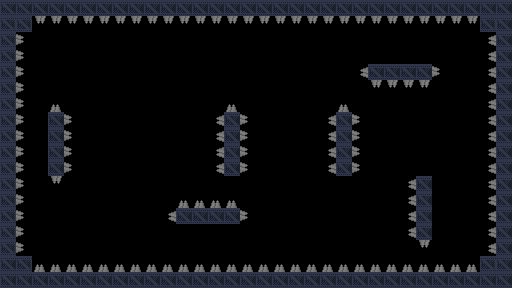

Tiled map render using the project's own tile images. Description and the whole map definition, tile-layer contents included, below:
An orthogonal 32x18 tile map with 16x16 px tiles, 2 tile layers (background, details), 2 tilesets and 10 objects (4x gravity, 3x movable, spawn, goal).

<map version="1.5" tiledversion="1.7.2" orientation="orthogonal" renderorder="right-down" width="32" height="18" tilewidth="16" tileheight="16" infinite="0" nextlayerid="4" nextobjectid="54">
 <properties>
  <property name="title" value="Die step by step" />
 </properties>
 <tileset firstgid="1" source="industrial.v2.tsx" />
 <tileset firstgid="1025" source="Dungeon Sprites.tsx" />
 <layer id="3" name="background" width="32" height="18">
  <data encoding="csv">
0,0,0,0,0,0,0,0,0,0,0,0,0,0,0,0,0,0,0,0,0,0,0,0,0,0,0,0,0,0,0,0,
0,0,0,0,0,0,0,0,0,0,0,0,0,0,0,0,0,0,0,0,0,0,0,0,0,0,0,0,0,0,0,0,
0,0,0,0,0,0,0,0,0,0,0,0,0,0,0,0,0,0,0,0,0,0,0,0,0,0,0,0,0,0,0,0,
0,0,0,0,0,0,0,0,0,0,0,0,0,0,0,0,0,0,0,0,0,0,0,0,0,0,0,0,0,0,0,0,
0,0,0,0,0,0,0,0,0,0,0,0,0,0,0,0,0,0,0,0,0,0,0,0,0,0,0,0,0,0,0,0,
0,0,0,0,0,0,0,0,0,0,0,0,0,0,0,0,0,0,0,0,0,0,0,0,0,0,0,0,0,0,0,0,
0,0,0,0,0,0,0,0,0,0,0,0,0,0,0,0,0,0,0,0,0,0,0,0,0,0,0,0,0,0,0,0,
0,0,0,0,0,0,0,0,0,0,0,0,0,0,0,0,0,0,0,0,0,0,0,0,0,0,0,0,0,0,0,0,
0,0,0,0,0,0,0,0,0,0,0,0,0,0,0,0,0,0,0,0,0,0,0,0,0,0,0,0,0,0,0,0,
0,0,0,0,0,0,0,0,0,0,0,0,0,0,0,0,0,0,0,0,0,0,0,0,0,0,0,0,0,0,0,0,
0,0,0,0,0,0,0,0,0,0,0,0,0,0,0,0,0,0,0,0,0,0,0,0,0,0,0,0,0,0,0,0,
0,0,0,0,0,0,0,0,0,0,0,0,0,0,0,0,0,0,0,0,0,0,0,0,0,0,0,0,0,0,0,0,
0,0,0,0,0,0,0,0,0,0,0,0,0,0,0,0,0,0,0,0,0,0,0,0,0,0,0,0,0,0,0,0,
0,0,0,0,0,0,0,0,0,0,0,0,0,0,0,0,0,0,0,0,0,0,0,0,0,0,0,0,0,0,0,0,
0,0,0,0,0,0,0,0,0,0,0,0,0,0,0,0,0,0,0,0,0,0,0,0,0,0,0,0,0,0,0,0,
0,0,0,0,0,0,0,0,0,0,0,0,0,0,0,0,0,0,0,0,0,0,0,0,0,0,0,0,0,0,0,0,
0,0,0,0,0,0,0,0,0,0,0,0,0,0,0,0,0,0,0,0,0,0,0,0,0,0,0,0,0,0,0,0,
0,0,0,0,0,0,0,0,0,0,0,0,0,0,0,0,0,0,0,0,0,0,0,0,0,0,0,0,0,0,0,0
</data>
 </layer>
 <layer id="1" name="details" width="32" height="18">
  <properties>
   <property name="physics" type="bool" value="true" />
  </properties>
  <data encoding="csv">
20,20,20,20,20,20,20,20,20,20,20,20,20,20,20,20,20,20,20,20,20,20,20,20,20,20,20,20,20,20,20,20,
54,54,3221226628,3221226628,3221226628,3221226628,3221226628,3221226628,3221226628,3221226628,3221226628,3221226628,3221226628,3221226628,3221226628,3221226628,3221226628,3221226628,3221226628,3221226628,3221226628,3221226628,3221226628,3221226628,3221226628,3221226628,3221226628,3221226628,3221226628,3221226628,54,20,
54,2684355716,0,0,0,0,0,0,0,0,0,0,0,0,0,0,0,0,0,0,0,0,0,0,0,0,0,0,0,0,1610613892,20,
54,2684355716,0,0,0,0,0,0,0,0,0,0,0,0,0,0,0,0,0,0,0,0,0,0,0,0,0,0,0,0,1610613892,20,
54,2684355716,0,0,0,0,0,0,0,0,0,0,0,0,0,0,0,0,0,0,0,0,1610613892,20,20,20,20,2684355716,0,0,1610613892,20,
54,2684355716,0,0,0,0,0,0,0,0,0,0,0,0,0,0,0,0,0,0,0,0,0,3221226628,3221226628,3221226628,3221226628,0,0,0,1610613892,20,
54,2684355716,0,1156,0,0,0,0,0,0,0,0,0,0,1156,0,0,0,0,0,0,1156,0,0,0,0,0,0,0,0,1610613892,20,
54,2684355716,0,20,2684355716,0,0,0,0,0,0,0,0,1610613892,20,2684355716,0,0,0,0,1610613892,20,2684355716,0,0,0,0,0,0,0,1610613892,20,
54,2684355716,0,20,2684355716,0,0,0,0,0,0,0,0,1610613892,20,2684355716,0,0,0,0,1610613892,20,2684355716,0,0,0,0,0,0,0,1610613892,20,
54,2684355716,0,20,2684355716,0,0,0,0,0,0,0,0,1610613892,20,2684355716,0,0,0,0,1610613892,20,2684355716,0,0,0,0,0,0,0,1610613892,20,
54,2684355716,0,20,2684355716,0,0,0,0,0,0,0,0,1610613892,20,2684355716,0,0,0,0,1610613892,20,2684355716,0,0,0,0,0,0,0,1610613892,20,
54,2684355716,0,3221226628,0,0,0,0,0,0,0,0,0,0,0,0,0,0,0,0,0,0,0,0,0,1610613892,20,0,0,0,1610613892,20,
54,2684355716,0,0,0,0,0,0,0,0,0,1156,1156,1156,1156,0,0,0,0,0,0,0,0,0,0,1610613892,20,0,0,0,1610613892,20,
54,2684355716,0,0,0,0,0,0,0,0,1610613892,20,20,20,20,2684355716,0,0,0,0,0,0,0,0,0,1610613892,20,0,0,0,1610613892,20,
54,2684355716,0,0,0,0,0,0,0,0,0,0,0,0,0,0,0,0,0,0,0,0,0,0,0,1610613892,20,0,0,0,1610613892,20,
54,2684355716,0,0,0,0,0,0,0,0,0,0,0,0,0,0,0,0,0,0,0,0,0,0,0,0,3221226628,0,0,0,1610613892,20,
20,54,1156,1156,1156,1156,1156,1156,1156,1156,1156,1156,1156,1156,1156,1156,1156,1156,1156,1156,1156,1156,1156,1156,1156,1156,1156,1156,1156,1156,54,20,
20,20,20,20,20,20,20,20,20,20,20,20,20,20,20,20,20,20,20,20,20,20,20,20,20,20,20,20,20,20,20,20
</data>
 </layer>
 <objectgroup id="2" name="objects">
  <object id="2" name="spawn" gid="513" x="96" y="152" width="16" height="16" />
  <object id="36" name="goal" gid="1158" x="416" y="136" width="16" height="16" />
  <object id="40" name="gravity" gid="526" x="252" y="152" width="16" height="16" />
  <object id="43" x="520" y="140" width="83" height="19">
   <text wrap="1" halign="center">16 tiles</text>
  </object>
  <object id="44" name="gravity" gid="526" x="200" y="248" width="16" height="16" />
  <object id="45" name="gravity" gid="526" x="392" y="56" width="16" height="16" />
  <object id="46" name="gravity" gid="526" x="444" y="224" width="16" height="16" />
  <object id="51" name="movable" x="272" y="236">
   <polyline points="0,0 92,0" />
  </object>
  <object id="52" name="movable" x="56" y="80">
   <polyline points="0,0 24,-32 56,0 88,-32 120,0 152,-32 184,0 216,-32 244,0 264,-32" />
  </object>
  <object id="53" name="movable" x="160" y="144">
   <polygon points="0,0 -16,96 -92,68" />
  </object>
 </objectgroup>
</map>
